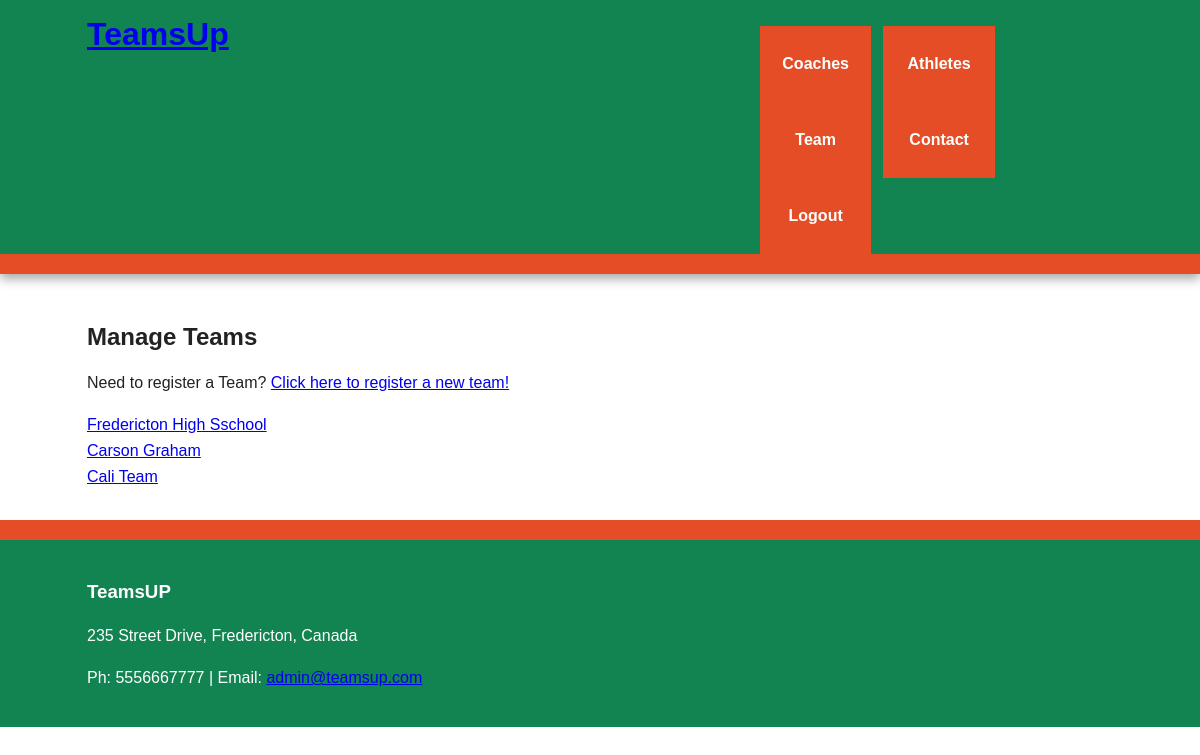
/team (signed in), run on the app's committed database.
### flask_package/models.py (models this page shows, shortened)
class Team(db.Model):
    id = db.Column(db.Integer, primary_key=True)
    team_name = db.Column(db.String(140), index=True, unique=True)
    user_id = db.Column(db.Integer, db.ForeignKey('user.id'))
    athletes = db.relationship('Athlete', backref='team', lazy='dynamic')

### flask_package/routes.py (the view)
@app.route('/team')
@login_required
def team():
    teams = Team.query.filter_by(user_id=current_user.id)
    if teams is None:
            teams = []
    return render_template('team.html', teams=teams)

### flask_package/models.py (called while the page is built)
@login_manager.user_loader
def load_user(user_id):
    return User.query.get(int(user_id))

### flask_package/templates/team.html (shortened to what this page needs)
{% extends "base.html" %}
{% block content %}
    <h2>Manage Teams</h2>
    <p>Need to register a Team? <a href="{{ url_for('register_team') }}">Click here to register a new team!</a></p>
    {% for team in teams %}
        <table>
            <tr>
                <td><a href="{{url_for('athletes', team_name=team.team_name, _external=True, _scheme='http')}}">{{ team.team_name }}</a></td>
            </tr>
        </table>
    {% endfor %}
{% endblock%}

### flask_package/static/css/main.css (style rules this page uses)
html { color: #222; font-size: 1em; line-height: 1.4; }
body { font: 16px/26px Helvetica, Helvetica Neue, Arial; }

### data on the page
Team: team_name "Fredericton High Sschool"
Team: team_name "Carson Graham"
Team: team_name "Cali Team"
